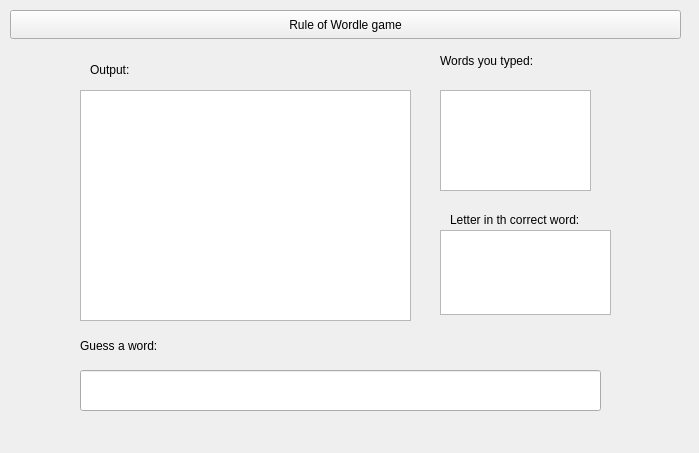
<?xml version="1.0" encoding="UTF-8"?>
<ui version="4.0">
 <class>WordleDialog</class>
 <widget class="QDialog" name="WordleDialog">
  <property name="geometry">
   <rect>
    <x>0</x>
    <y>0</y>
    <width>699</width>
    <height>453</height>
   </rect>
  </property>
  <property name="windowTitle">
   <string>Dialog</string>
  </property>
  <widget class="QLineEdit" name="lineEdit">
   <property name="geometry">
    <rect>
     <x>80</x>
     <y>370</y>
     <width>521</width>
     <height>41</height>
    </rect>
   </property>
   <property name="text">
    <string/>
   </property>
  </widget>
  <widget class="QTextEdit" name="opText">
   <property name="geometry">
    <rect>
     <x>80</x>
     <y>90</y>
     <width>331</width>
     <height>231</height>
    </rect>
   </property>
  </widget>
  <widget class="QTextEdit" name="typedWords">
   <property name="geometry">
    <rect>
     <x>440</x>
     <y>90</y>
     <width>151</width>
     <height>101</height>
    </rect>
   </property>
  </widget>
  <widget class="QLabel" name="label">
   <property name="geometry">
    <rect>
     <x>440</x>
     <y>50</y>
     <width>161</width>
     <height>21</height>
    </rect>
   </property>
   <property name="text">
    <string>Words you typed:</string>
   </property>
  </widget>
  <widget class="QLabel" name="label_2">
   <property name="geometry">
    <rect>
     <x>80</x>
     <y>330</y>
     <width>141</width>
     <height>31</height>
    </rect>
   </property>
   <property name="text">
    <string>Guess a word:</string>
   </property>
  </widget>
  <widget class="QLabel" name="label_3">
   <property name="geometry">
    <rect>
     <x>90</x>
     <y>60</y>
     <width>63</width>
     <height>20</height>
    </rect>
   </property>
   <property name="text">
    <string>Output:</string>
   </property>
  </widget>
  <widget class="QPushButton" name="pushButton">
   <property name="geometry">
    <rect>
     <x>10</x>
     <y>10</y>
     <width>671</width>
     <height>29</height>
    </rect>
   </property>
   <property name="text">
    <string>Rule of Wordle game</string>
   </property>
   <property name="autoDefault">
    <bool>false</bool>
   </property>
  </widget>
  <widget class="QLabel" name="label_4">
   <property name="geometry">
    <rect>
     <x>450</x>
     <y>210</y>
     <width>181</width>
     <height>20</height>
    </rect>
   </property>
   <property name="text">
    <string>Letter in th correct word:</string>
   </property>
  </widget>
  <widget class="QPlainTextEdit" name="plainTextEdit">
   <property name="geometry">
    <rect>
     <x>440</x>
     <y>230</y>
     <width>171</width>
     <height>85</height>
    </rect>
   </property>
  </widget>
 </widget>
 <resources/>
 <connections/>
</ui>
